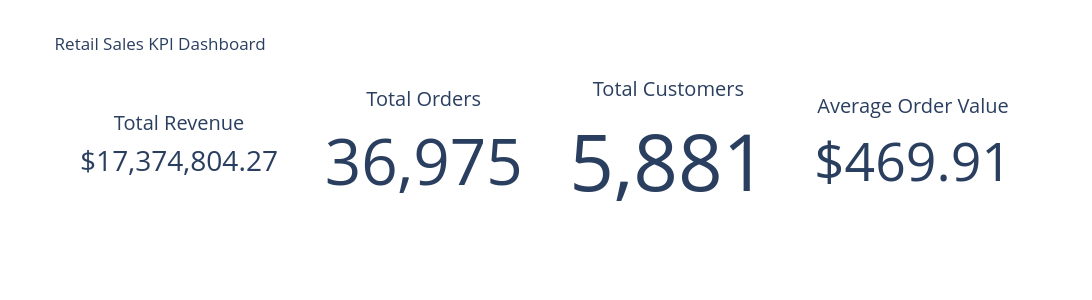

The notebook cell saved with this chart:
### Code cell
import plotly.graph_objects as go
from plotly.subplots import make_subplots

total_revenue = df["Revenue"].sum()
total_orders = df["Invoice"].nunique()
total_customers = df["Customer ID"].nunique()
average_order_value = total_revenue / total_orders

fig = make_subplots(
    rows=1,
    cols=4,
    specs=[[{"type": "indicator"}] * 4]
)

kpis = [
    ("Total Revenue", total_revenue, "$,.2f"),
    ("Total Orders", total_orders, ","),
    ("Total Customers", total_customers, ","),
    ("Average Order Value", average_order_value, "$,.2f")
]

for index, (title, value, number_format) in enumerate(kpis, start=1):
    fig.add_trace(
        go.Indicator(
            mode="number",
            value=value,
            title={"text": title},
            number={"valueformat": number_format}
        ),
        row=1,
        col=index
    )

fig.update_layout(
    title="Retail Sales KPI Dashboard",
    height=300,
    width=1200
)

fig.show()

### Figure 1 — Plotly figure (JSON) as saved in the notebook; plotly's stock layout.template omitted (floating-point values rounded to 4 significant figures)
{"data": [{"domain": {"x": [0, 0.2125], "y": [0, 1]}, "mode": "number", "number": {"valueformat": "$,.2f"}, "title": {"text": "Total Revenue"}, "type": "indicator", "value": 17370000.0}, {"domain": {"x": [0.2625, 0.475], "y": [0, 1]}, "mode": "number", "number": {"valueformat": ","}, "title": {"text": "Total Orders"}, "type": "indicator", "value": 36975}, {"domain": {"x": [0.525, 0.7375], "y": [0, 1]}, "mode": "number", "number": {"valueformat": ","}, "title": {"text": "Total Customers"}, "type": "indicator", "value": 5881}, {"domain": {"x": [0.7875, 1], "y": [0, 1]}, "mode": "number", "number": {"valueformat": "$,.2f"}, "title": {"text": "Average Order Value"}, "type": "indicator", "value": 469.9}], "layout": {"height": 300, "title": {"text": "Retail Sales KPI Dashboard"}, "width": 1200}}
